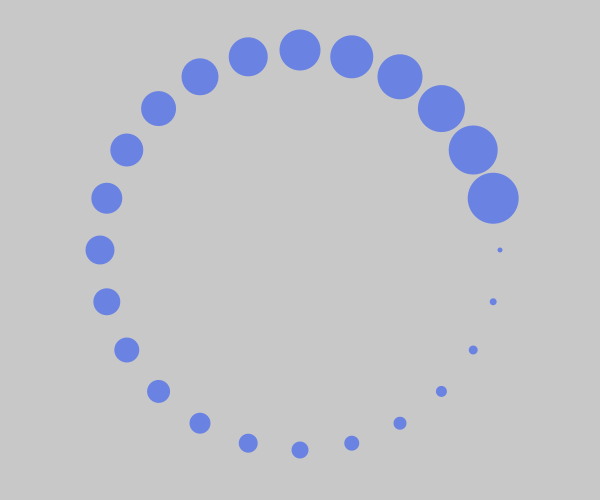
Frame 1 (no input)
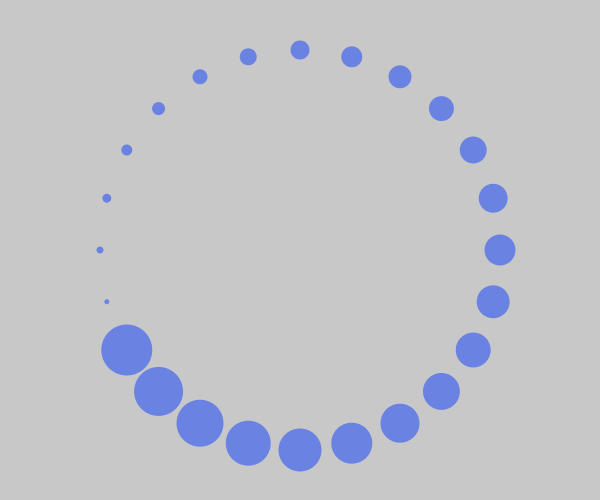
Frame 60 (the mouse pressed at the canvas centre just before this capture)
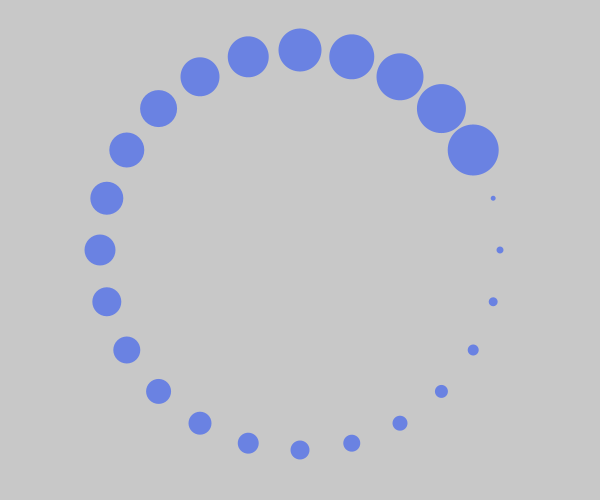
Frame 120 (the mouse held since frame 60 and released just before this capture)

The Processing sketch that drew these frames (run headless with seeded random() and noise(); from frame 60 on, the mouse is pressed at the canvas centre):

// Processing sketch: processing_121519
// ── processing_121519.pde

// draw the eye protect

int x, y, start, angle;
int distance = 200;
float xpos, ypos;

void setup() {
  size(600, 500);
  smooth();
  noStroke();
  fill(#0033FF, 120);
  frameRate(5); // 5 frames per second
  x = width/2;
  y = height/2;
}

void draw() {
  int d = 5;
  background(200);
  for (int start=angle; start<360+angle; start+=15) {
    xpos = x + distance*cos(radians(start)); // x coordinate of the circle
    ypos = y + distance*sin(radians(start)); // y coordinate of the circle
    ellipse(xpos, ypos, d, d);
    d += 2; // increase the diameter of the circle; decrease will make the movement anti-decrease
  }
  /* 
   start angle has the same step with "start";
   different step with "start" will make the circle "moved".
  */
  angle += 15;  
}
